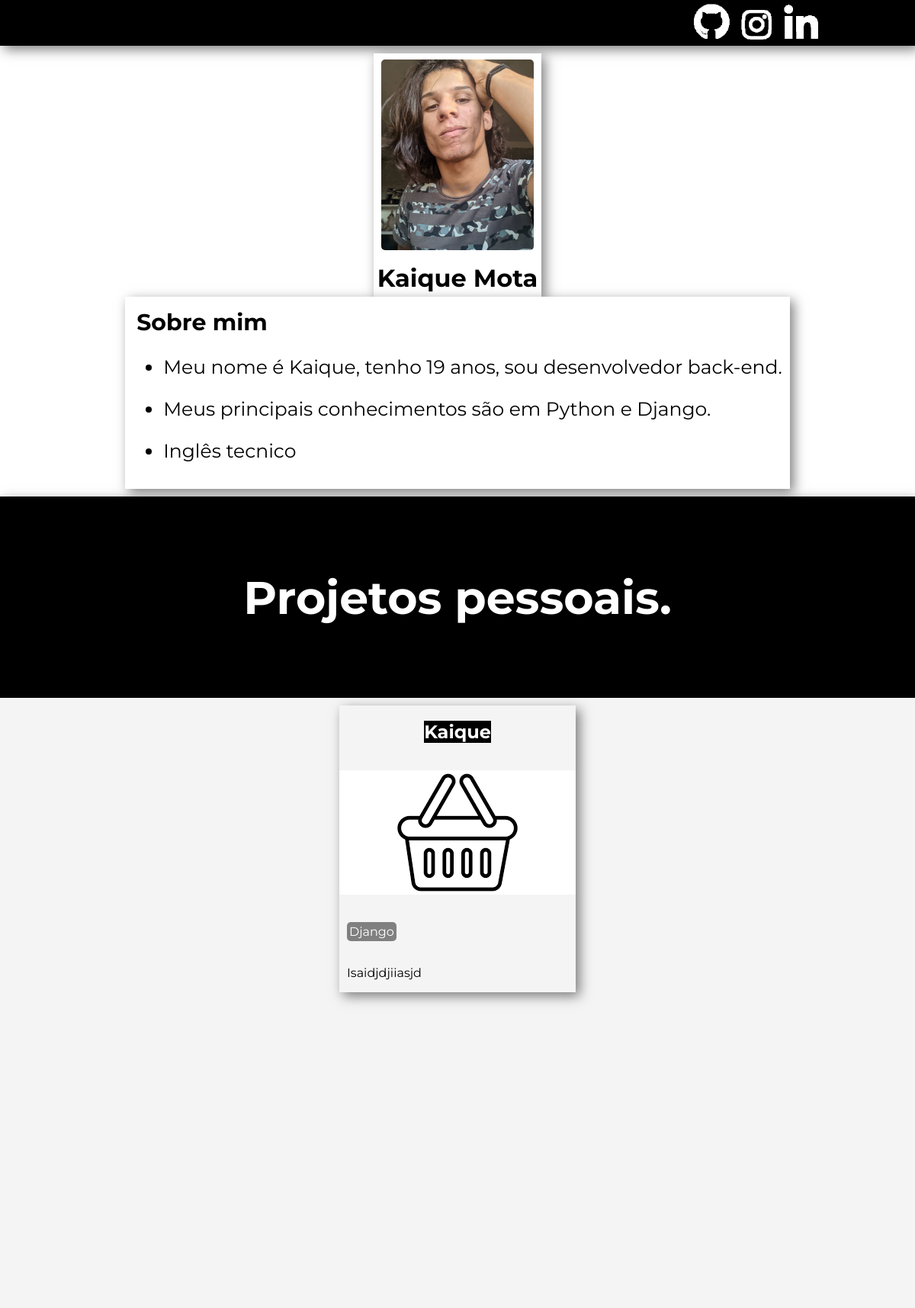
Before: / with the older database file.
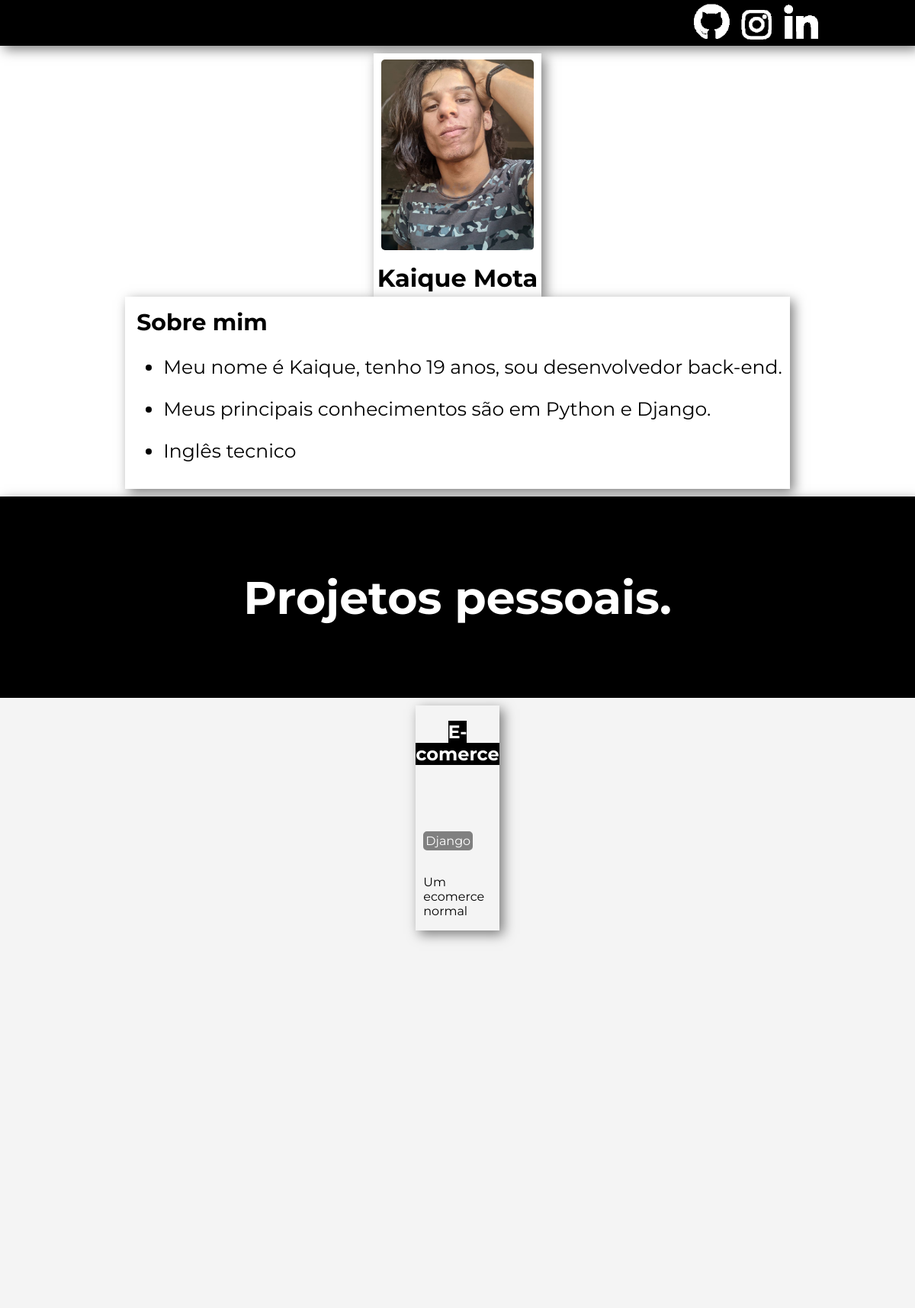
After: the same page with the newer database file.
### paginas/models.py (models this page shows, shortened)
class Projeto(models.Model):
    nome = models.CharField(max_length=255)
    thumbnailHome = models.ImageField(upload_to='images', blank=True,null=True)
    projlink = models.CharField(max_length=255, blank=True, null=True)
    thumbnailDetail = models.ImageField(upload_to='images', blank=True,null=True)
    slug = slug = AutoSlugField(unique=True, always_update=False, populate_from="nome")
    descricao = models.CharField(max_length=255)
    tec_nome = models.ManyToManyField(Tecnologias)

class Tecnologias(models.Model):
    tec_nome = models.CharField(max_length=255)
    def __str__(self):
        return self.tec_nome

### paginas/views.py (the view)
# urls.py: path('', views.home, name='home'),
def home(request):
    url = request.get_full_path()
    projetos = Projeto.objects.all()
    tecnologias = Tecnologias.objects.all()
    context = {'projetos':projetos, 'tecnologias':tecnologias}
    return render(request,'paginas/home.html', context)

### paginas/templates/paginas/home.html
{% extends 'paginas/main.html' %}
{% load static %}
{% block content %}
<main>
    <div class="divperfiel">
        <div class="divperfnome">
            <div >
                <img class="profilephoto" src="{% static 'paginas/images/profile_pic.jpg' %}" alt="">
            </div>
            <h1 class="h1title">Kaique Mota</h1>
        </div>
        <div class="divperfresumo">
            <h2 class="h1title">Sobre mim</h2>
            <ul class="resumotext">
                <li><p>Meu nome é Kaique,  tenho 19 anos,
                    sou desenvolvedor back-end.
                </p></li>
                <li><p>Meus principais conhecimentos são em Python e Django. </p></li>
                <li><p>Inglês tecnico</p></li>
            </ul>
        </div>
    </div>
    <div class="divprojcontainer">
            <h1>Projetos pessoais.</h1>
        </div>
            <div class="projetoscontainer">
                {% for p in projetos %}
                    <div class="projetobox">
                        <div class="grid-1">
                                <h2 style="text-align: center"><a class="protitle" href="{% url 'paginas:projeto' p.slug %}">{{p.nome}}</a></h2>
                        </div>
                        <div class="grid-2">
                            {% if p.thumbnailHome %}
                            <p><img  src="{{p.thumbnailHome.url}}" alt=""></p>
                            {% else %}
                                <p style="text-align:center;">Não tem imagem</p>
                            {% endif %}
                        </div>
                        <div class="grid-3">
                            {% for tec in p.tec_nome.all %}
                            <p class="grid-3tecname">{{tec}}</p>
                            {% endfor %}
                        </div>
                        <div class="grid-4">
                            <p>{{p.descricao|truncatewords:10}}</p>
                        </div>
                    </div>
                {% endfor %}
            </div>
    </main>
{% endblock %}

Changed rows visible on the page:
removed Projeto: nome "Kaique", thumbnailHome (picture), descricao "Isaidjdjiiasjd", Tecnologias (tec_nome "Django")
added Projeto: nome "E-comerce", descricao "Um ecomerce normal", Tecnologias (tec_nome "Django")
